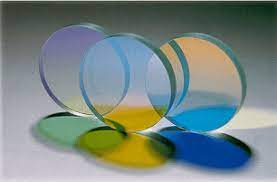
#> input picture ICE-3208/img.png, 277 x 182 px
$ jupyter execute 'image enhancement.ipynb'   (older library calls are emulated)
#> lines starting #> are read from the running program, lines starting #| are printed output that depends on the picture
[cell 1]
import numpy as np
import cv2
import matplotlib.pyplot as plt
from skimage import filters

[cell 2]
img = cv2.imread('img.png', 0)
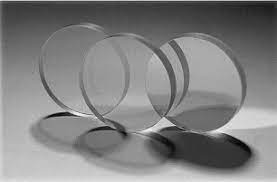
#> img: shape (182, 277); min 0, max 251, mean 129.1
img = cv2.resize(img, (300, 300))
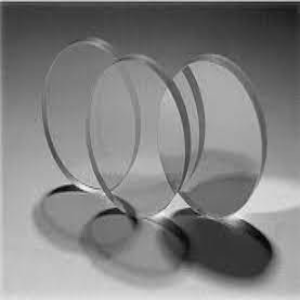
#> img: shape (300, 300); min 4, max 247, mean 129
plt.imshow(img, cmap='gray')

**Intensity transform**

[cell 3]
min_intensity = np.min(img)
#> min_intensity = 4
max_intensity = np.max(img)
#> max_intensity = 247
transformed_img = ((img - min_intensity) / (max_intensity - min_intensity)) * 255
print(min_intensity)
#| 4
print(max_intensity)
#| 247

[cell 4]
transformed_img = transformed_img.astype(np.uint8)

[cell 5]
alpha = 1.3 # Scaling factor
beta = 50   # Scalar added to each pixel
adjusted_img = cv2.convertScaleAbs(transformed_img, alpha=alpha, beta=beta)

[cell 6]
plt.figure(figsize=(8, 8))
plt.subplot(3, 3, 1)
plt.imshow(img, cmap='gray')
plt.subplot(3, 3, 2)
plt.imshow(transformed_img, cmap='gray')
plt.subplot(3, 3, 3)
plt.imshow(adjusted_img, cmap='gray')
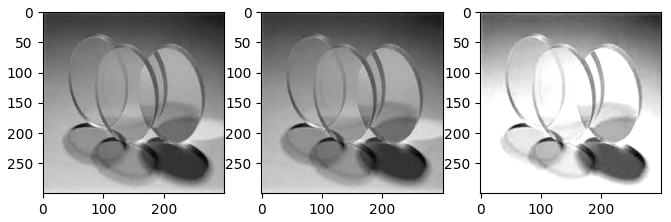
#> figure drawn by matplotlib, 3 panels

**HighPass filter**

[cell 7]
kernel = np.array([[-1, -1, -1],
                       [-1,  8, -1],
                       [-1, -1, -1]])
kernel = kernel / 9

[cell 8]
high_pass_img = cv2.filter2D(img, -1, kernel)
plt.figure(figsize=(8, 8))
plt.subplot(2, 2, 1)
plt.imshow(img, cmap='gray')
plt.subplot(2, 2, 2)
plt.imshow(high_pass_img, cmap='gray')

**Lowpass filter**

[cell 9]
sigma = 1.5  # Adjust sigma for the desired level of blurring
low_pass_filtered_image = filters.gaussian(img, sigma)

[cell 10]
plt.figure(figsize=(8, 8))
plt.subplot(2, 2, 1)
plt.imshow(img, cmap='gray')
plt.subplot(2, 2, 2)
plt.imshow(low_pass_filtered_image, cmap='gray')

**Laplacian Filter**

[cell 11]
laplacian_image = cv2.Laplacian(img, cv2.CV_64F)
laplacian_image = np.uint8(np.absolute(laplacian_image))

[cell 12]
plt.figure(figsize=(8, 6))
plt.subplot(2, 2, 1)
plt.imshow(img, cmap='gray')
plt.title("Original image")
plt.axis("off")
plt.subplot(2, 2, 2)
plt.imshow(laplacian_image, cmap='gray')
plt.title("laplacian filtered image")
plt.axis("off")

**Edge Detection**

[cell 13]
canny_edge = cv2.Canny(img, 55, 55)
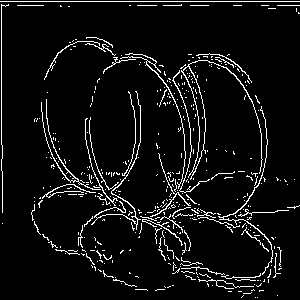
#> canny_edge: shape (300, 300); 6.3% white in thin lines or dots
plt.figure(figsize=(8, 6))
plt.subplot(2, 2, 1)
plt.imshow(img, cmap='gray')
plt.title("Original image")
plt.axis("off")
plt.subplot(2, 2, 2)
plt.imshow(canny_edge, cmap='gray')
plt.title("Canny egde detector")
plt.axis("off")

[cell 14]
ddepth = cv2.CV_64F
dx = cv2.Sobel(img, ddepth, 1, 0, ksize=3)
dy = cv2.Sobel(img, ddepth, 0, 1, ksize=3)
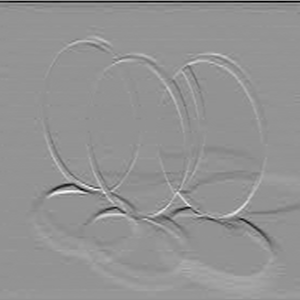
#> dy: shape (300, 300) float64; min -580, max 428, mean 1.4; drawn with min black and max white
magnitude = np.sqrt(dx**2 + dy**2)
sobel_edge = cv2.normalize(magnitude, None, 0, 255, cv2.NORM_MINMAX, dtype=cv2.CV_8U)
plt.figure(figsize=(8, 6))
plt.subplot(2, 2, 1)
plt.imshow(img, cmap='gray')
plt.title("Original Imane")
plt.axis("off")
plt.subplot(2, 2, 2)
plt.title("Sobel edge Detection")
plt.axis("off")
plt.imshow(sobel_edge, cmap='gray')

[cell 15]
prewitt_x = np.array([[-1, 0, 1],
                      [-1, 0, 1],
                      [-1, 0, 1]])

prewitt_y = np.array([[-1, -1, -1],
                      [ 0,  0,  0],
                      [ 1,  1,  1]])
dx = cv2.filter2D(img, -1, prewitt_x)
dy = cv2.filter2D(img, -1, prewitt_y)
prewitt_edge = np.sqrt(dx**2 + dy**2)
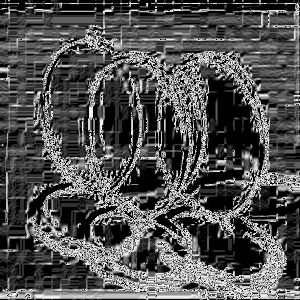
#> prewitt_edge: shape (300, 300) float16; min 0, max 15.91, mean 5.06; drawn with min black and max white
plt.figure(figsize=(8, 6))
plt.subplot(2, 2, 1)
plt.imshow(img, cmap='gray')
plt.title("Original Imane")
plt.axis("off")
plt.subplot(2, 2, 2)
plt.title("Prewitt edge Detection")
plt.axis("off")
plt.imshow(prewitt_edge, cmap='gray')

**intensity transform**

[cell 16]
alpha = 1.5  # Contrast control (1.0 for no change)
beta = 50   # Brightness control (0 for no change)

[cell 17]
intensity_transformed_image = np.clip(alpha * img + beta, 0, 255).astype(np.uint8)
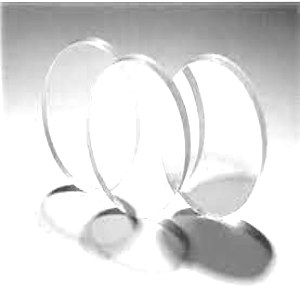
#> intensity_transformed_image: shape (300, 300); min 56, max 255, mean 220.3

[cell 18]
plt.figure(figsize=(8, 6))
plt.subplot(2, 2, 1)
plt.imshow(img, cmap='gray')
plt.title("Original Imane")
plt.axis("off")
plt.subplot(2, 2, 2)
plt.title("intensity_transformed_image")
plt.axis("off")
plt.imshow(intensity_transformed_image, cmap='gray')

**Negation**

[cell 19]
negated_image = 255 - img
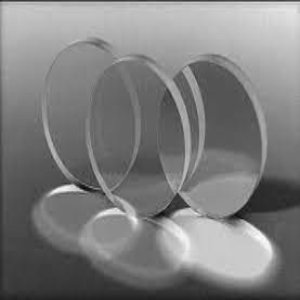
#> negated_image: shape (300, 300); min 8, max 251, mean 126

[cell 20]
plt.figure(figsize=(8, 6))
plt.subplot(2, 2, 1)
plt.imshow(img, cmap='gray')
plt.title("Original Imane")
plt.axis("off")
plt.subplot(2, 2, 2)
plt.title("negated_image")
plt.axis("off")
plt.imshow(negated_image, cmap='gray')

**Log transform**

[cell 21]
c = 1
log_transformed_image = c * np.log1p(img)
log_transformed_image = (log_transformed_image / np.max(log_transformed_image)) * 255
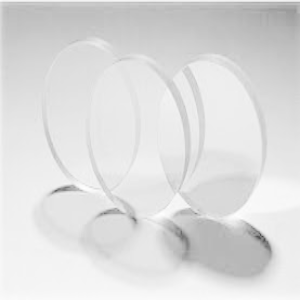
#> log_transformed_image: shape (300, 300) float16; min 74.44, max 255, mean 221.5
log_transformed_image = log_transformed_image.astype(np.uint8)

[cell 22]
plt.figure(figsize=(8, 6))
plt.subplot(2, 2, 1)
plt.imshow(img, cmap='gray')
plt.title("Original Imane")
plt.axis("off")
plt.subplot(2, 2, 2)
plt.title("log_transformed_image")
plt.axis("off")
plt.imshow(log_transformed_image, cmap='gray')

**Power law transform**

[cell 23]
c=1
gamma=1
power_law_transformed_image = c * np.power(img, gamma)
power_law_transformed_image = (power_law_transformed_image / np.max(power_law_transformed_image)) * 255
power_law_transformed_image = power_law_transformed_image.astype(np.uint8)

[cell 24]
plt.figure(figsize=(8, 6))
plt.subplot(2, 2, 1)
plt.imshow(img, cmap='gray')
plt.title("Original Imane")
plt.axis("off")
plt.subplot(2, 2, 2)
plt.title("power_law_transformed_image")
plt.axis("off")
plt.imshow(power_law_transformed_image, cmap='gray')

**piecewise linear transform**

[cell 25]
points = [(0, 0), (50, 30), (150, 200), (255, 255)]
lookup_table = np.zeros(256, dtype=np.uint8)
for i in range(len(points) - 1):
    x1, y1 = points[i]
    x2, y2 = points[i + 1]

    for x in range(x1, x2 + 1):
        if x <= 255:
            y = int(y1 + (x - x1) * (y2 - y1) / (x2 - x1))
            lookup_table[x] = y
transformed_image = cv2.LUT(img, lookup_table)
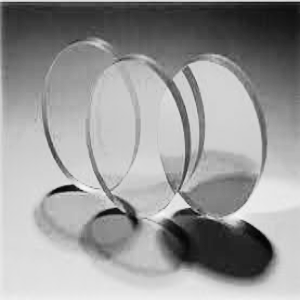
#> transformed_image: shape (300, 300); min 2, max 250, mean 152.9

[cell 26]
plt.figure(figsize=(8, 6))
plt.subplot(2, 2, 1)
plt.imshow(img, cmap='gray')
plt.title("Original Imane")
plt.axis("off")
plt.subplot(2, 2, 2)
plt.title("transformed_image")
plt.axis("off")
plt.imshow(transformed_image, cmap='gray')
